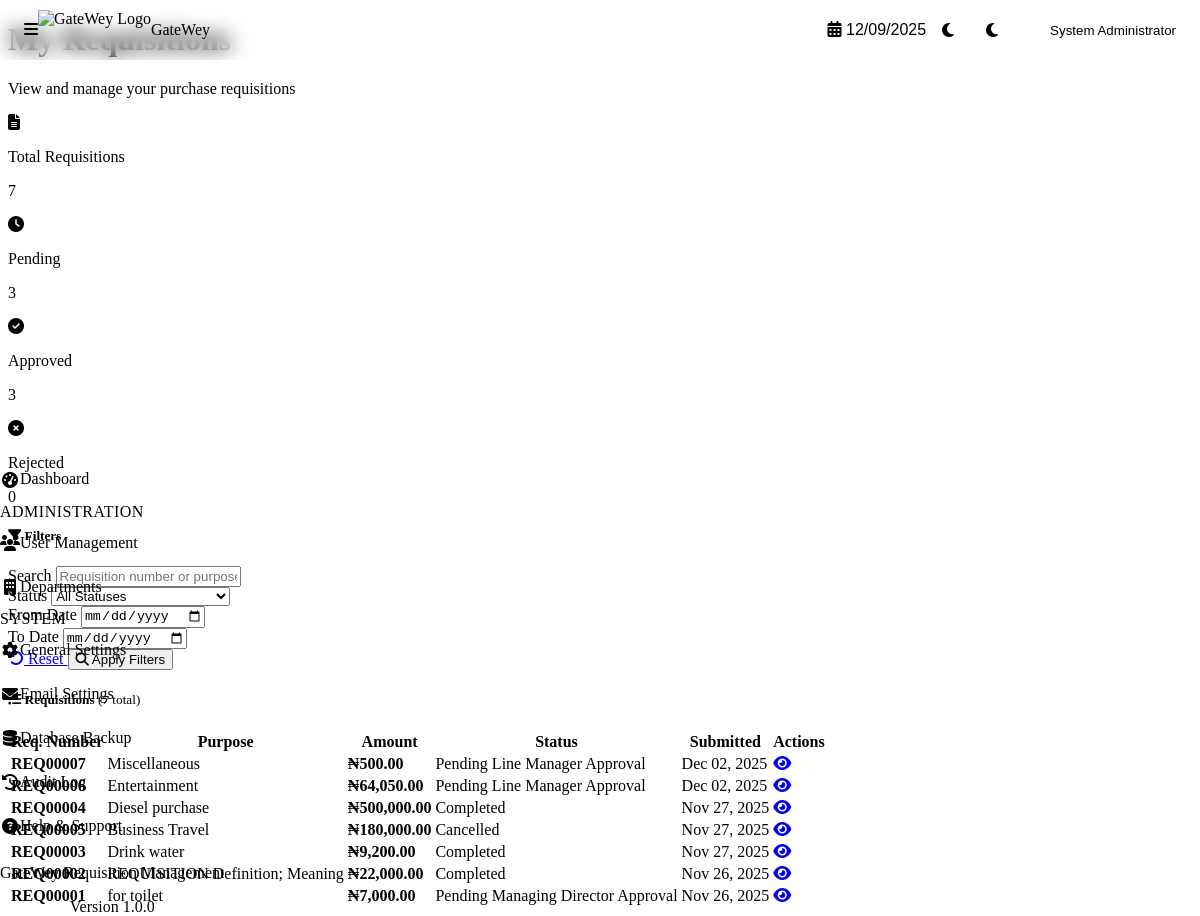
/requisitions/list.php (signed in), run on an earlier commit of the app's database.
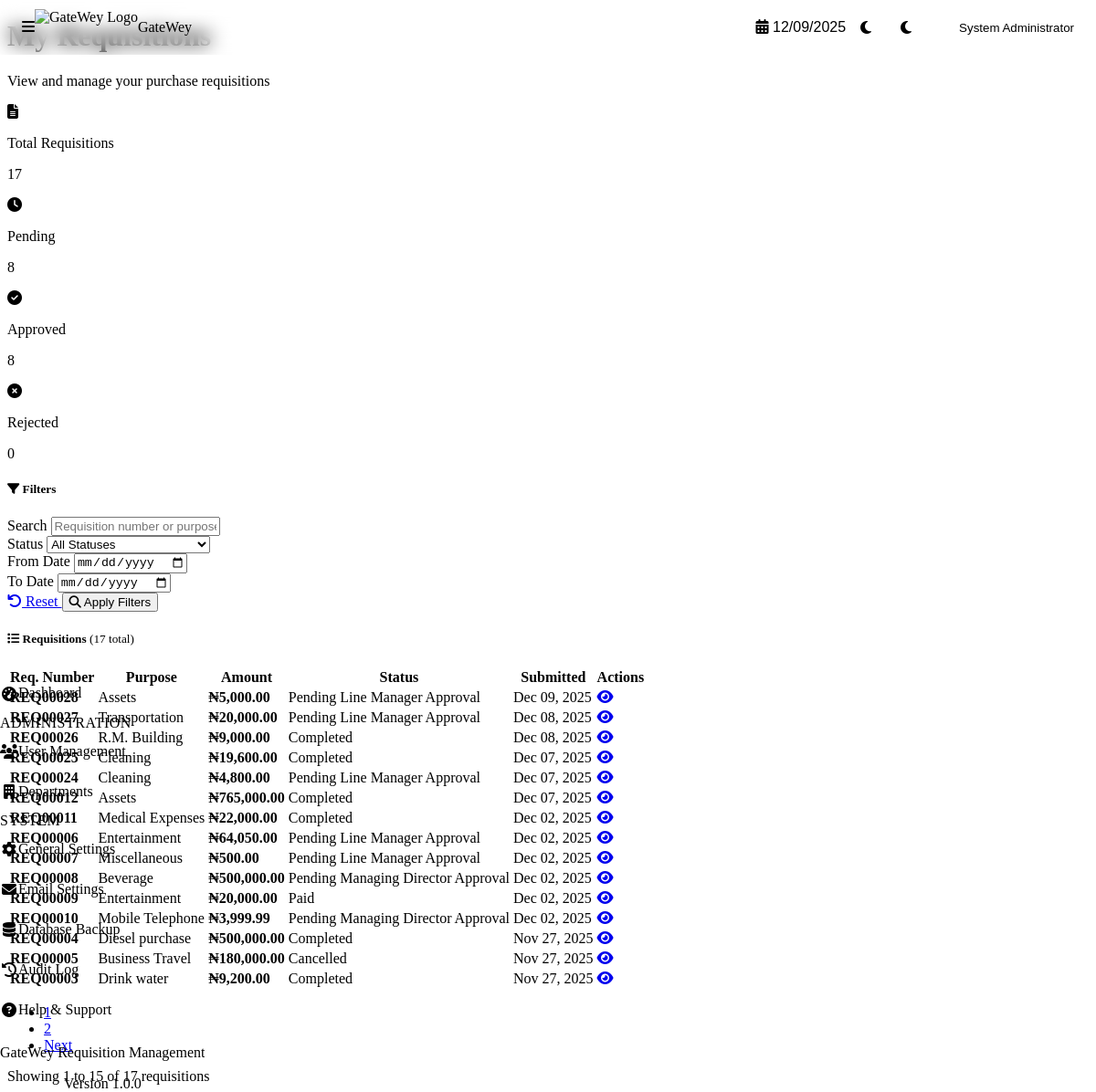
And on a later commit of the database.
### tables this page shows
CREATE TABLE `requisitions` (
  `id` int NOT NULL,
  `requisition_number` varchar(50) NOT NULL,
  `user_id` int NOT NULL,
  `department_id` int NOT NULL,
  `purpose` text NOT NULL,
  `description` text COMMENT 'Additional information or notes about the requisition',
  `total_amount` decimal(15,2) NOT NULL,
  `status` enum('draft','pending_line_manager','pending_md','pending_finance_manager','approved_for_payment','paid','completed','rejected','cancelled') NOT NULL DEFAULT 'draft',
  `current_approver_id` int DEFAULT NULL,
  `rejection_reason` text,
  `rejected_by_id` int DEFAULT NULL,
  `rejected_at` timestamp NULL DEFAULT NULL,
  `payment_date` timestamp NULL DEFAULT NULL,
  `payment_method` varchar(50) DEFAULT NULL,
  `payment_reference` varchar(100) DEFAULT NULL,
  `payment_notes` text,
  `receipt_uploaded` tinyint(1) DEFAULT '0',
  `receipt_uploaded_at` timestamp NULL DEFAULT NULL,
  `is_draft` tinyint(1) DEFAULT '0',
  `created_at` timestamp NOT NULL DEFAULT CURRENT_TIMESTAMP,
  `updated_at` timestamp NOT NULL DEFAULT CURRENT_TIMESTAMP ON UPDATE CURRENT_TIMESTAMP,
  `submitted_at` timestamp NULL DEFAULT NULL,
  `paid_by` int DEFAULT NULL,
  `receipt_file_path` varchar(500) DEFAULT NULL,
  `receipt_file_name` varchar(255) DEFAULT NULL,
  `receipt_notes` text
);

### requisitions/list.php (the view, shortened to what the changed rows need)
<?php
require_once __DIR__ . '/../config/config.php';
$requisition = new Requisition();
$filters = [
    'status' => $_GET['status'] ?? '',
    'date_from' => $_GET['date_from'] ?? '',
    'date_to' => $_GET['date_to'] ?? '',
    'search' => $_GET['search'] ?? ''
];
$page = isset($_GET['page']) && is_numeric($_GET['page']) ? (int)$_GET['page'] : 1;
$perPage = 15;
$result = $requisition->getForUser($filters, $page, $perPage);
$requisitions = $result['requisitions'] ?? [];
$pagination = $result['pagination'] ?? [];
$stats = $requisition->getStatistics();
?>
<?php include __DIR__ . '/../includes/header.php'; ?>
<div class="content-header">
    <div class="d-flex justify-content-between align-items-center mb-4">
        <div>
            <h1 class="content-title">My Requisitions</h1>
        </div>
    </div>
</div>
<div class="stats-grid">
    <div class="stat-card">
        <div class="stat-content">
            <p class="stat-label">Total Requisitions</p>
            <p class="stat-value"><?php echo number_format($stats['total'] ?? 0); ?></p>
        </div>
    </div>
    <div class="stat-card">
        <div class="stat-content">
            <p class="stat-label">Pending</p>
            <p class="stat-value"><?php echo number_format($stats['pending'] ?? 0); ?></p>
        </div>
    </div>
    <div class="stat-card">
        <div class="stat-content">
            <p class="stat-label">Approved</p>
            <p class="stat-value"><?php echo number_format($stats['approved'] ?? 0); ?></p>
        </div>
    </div>
    <div class="stat-card">
        <div class="stat-content">
            <p class="stat-label">Rejected</p>
            <p class="stat-value"><?php echo number_format($stats['rejected'] ?? 0); ?></p>
        </div>
    </div>
</div>
<div class="card mt-4">
    <div class="card-header">
        <h5 class="card-title mb-0">
            <i class="fas fa-list"></i> Requisitions
            <?php if (!empty($pagination['total_records'])): ?>
                <span style="color: var(--text-muted); font-weight: normal; font-size: var(--font-size-sm);">
                    (<?php echo number_format($pagination['total_records']); ?> total)
                </span>
            <?php endif; ?>
        </h5>
    </div>
    <div class="card-body">
        <?php if (empty($requisitions)): ?>
            <div class="empty-state">
                <div class="empty-state-icon">
                    <i class="fas fa-inbox"></i>
                </div>
                <p class="empty-state-text">No requisitions found</p>
                <?php if (can_user_raise_requisition()): ?>
                    <a href="create.php" class="btn btn-primary mt-3">
                        <i class="fas fa-plus"></i> Create Your First Requisition
                    </a>
                <?php endif; ?>
            </div>
        <?php else: ?>
            <div class="table-responsive">
                <table class="table">
                    <thead>
                        <tr>
                            <th>Req. Number</th>
                            <th>Purpose</th>
                            <th>Amount</th>
                            <th>Status</th>
                            <th>Submitted</th>
                            <th>Actions</th>
                        </tr>
                    </thead>
                    <tbody>
                        <?php
usort($requisitions, function ($a, $b) {
    $timeA = $a['submitted_at'] ? strtotime($a['submitted_at']) : ($a['created_at'] ? strtotime($a['created_at']) : 0);
    $timeB = $b['submitted_at'] ? strtotime($b['submitted_at']) : ($b['created_at'] ? strtotime($b['created_at']) : 0);
    return $timeB - $timeA;
});
?>
                        <?php foreach ($requisitions as $req): ?>
                            <tr>
                                <td>
                                    <strong><?php echo htmlspecialchars($req['requisition_number']); ?></strong>
                                </td>
                                <td>
                                    <?php
                                    $purpose = htmlspecialchars($req['purpose']);
                                    echo strlen($purpose) > 50 ? substr($purpose, 0, 50) . '...' : $purpose;
                                    ?>
                                </td>
                                <td>
                                    <strong>₦<?php echo number_format((float)$req['total_amount'], 2); ?></strong>
                                </td>
                                <td>
                                    <?php echo get_status_badge($req['status']); ?>
                                </td>
                                <td>
                                    <?php
                                    if ($req['submitted_at']) {
                                        echo format_date($req['submitted_at'], 'M d, Y');
                                    } else {
                                        echo '<span style="color: var(--text-muted);">Not submitted</span>';
                                    }
                                    ?>
                                </td>
                                <td>
                                    <div class="btn-group">
                                        <a href="view.php?id=<?php echo $req['id']; ?>" class="btn btn-sm btn-ghost" title="View">
                                            <i class="fas fa-eye"></i>
                                        </a>
                                    </div>
                                </td>
                            </tr>
                        <?php endforeach; ?>
                    </tbody>
                </table>
            </div>
            <?php if ($pagination['total_pages'] > 1): ?>
                <div class="pagination-container">
                    <nav aria-label="Page navigation">
                        <ul class="pagination">
                            <?php
                            $startPage = max(1, $pagination['current_page'] - 2);
                            $endPage = min($pagination['total_pages'], $pagination['current_page'] + 2);
                            for ($i = $startPage; $i <= $endPage; $i++):
                            ?>
                                <li class="page-item <?php echo $i == $pagination['current_page'] ? 'active' : ''; ?>">
                                    <a class="page-link" href="?page=<?php echo $i; ?><?php echo !empty($filters['status']) ? '&status=' . $filters['status'] : ''; ?><?php echo !empty($filters['search']) ? '&search=' . urlencode($filters['search']) : ''; ?><?php echo !empty($filters['date_from']) ? '&date_from=' . $filters['date_from'] : ''; ?><?php echo !empty($filters['date_to']) ? '&date_to=' . $filters['date_to'] : ''; ?>">
                                        <?php echo $i; ?>
                                    </a>
                                </li>
                            <?php endfor; ?>
                            <?php if ($pagination['current_page'] < $pagination['total_pages']): ?>
                                <li class="page-item">
                                    <a class="page-link" href="?page=<?php echo $pagination['current_page'] + 1; ?><?php echo !empty($filters['status']) ? '&status=' . $filters['status'] : ''; ?><?php echo !empty($filters['search']) ? '&search=' . urlencode($filters['search']) : ''; ?><?php echo !empty($filters['date_from']) ? '&date_from=' . $filters['date_from'] : ''; ?><?php echo !empty($filters['date_to']) ? '&date_to=' . $filters['date_to'] : ''; ?>">
                                        Next
                                    </a>
                                </li>
                            <?php endif; ?>
                        </ul>
                    </nav>
                    <div class="pagination-info">
                        Showing <?php echo (($pagination['current_page'] - 1) * $pagination['per_page']) + 1; ?>
                        to <?php echo min($pagination['current_page'] * $pagination['per_page'], $pagination['total_records']); ?>
                        of <?php echo $pagination['total_records']; ?> requisitions
                    </div>
                </div>
            <?php endif; ?>
        <?php endif; ?>
    </div>
</div>
<?php include __DIR__ . '/../includes/footer.php'; ?>

### config/constants.php (shortened to what the changed rows need)
<?php
function get_status_name($status) {
    $statuses = STATUS_NAMES;
    return $statuses[$status] ?? ucfirst(str_replace('_', ' ', $status));
}
function get_status_color($status) {
    $colors = STATUS_COLORS;
    return $colors[$status] ?? 'secondary';
}
function format_date($date, $format = DISPLAY_DATE_FORMAT) {
    try {
        $dateTime = new DateTime($date);
        return $dateTime->format($format);
    } catch (Exception $e) {
        return 'Invalid Date';
    }
}
function get_status_badge($status) {
    $name = get_status_name($status);
    $color = get_status_color($status);
    return '<span class="badge badge-' . $color . '">' . htmlspecialchars($name) . '</span>';
}

What changed in the data, as far as the page shows it:
no longer on this page (row unchanged): requisitions: requisition_number "REQ00002", purpose "REQUISITION Definition; Meaning", total_amount "22,000.00", status "Completed", submitted_at "Nov 26, 2025"
no longer on this page (row unchanged): requisitions: requisition_number "REQ00001", purpose "for toilet", total_amount "7,000.00", status "Pending Managing Director Approval", submitted_at "Nov 26, 2025"
added requisitions: id "8", is_draft "0", requisition_number "REQ00008", purpose "Beverage", total_amount "500,000.00", status "Pending Managing Director Approval", submitted_at "Dec 02, 2025"
added requisitions: requisition_number "REQ00028", purpose "Assets", total_amount "5,000.00", status "Pending Line Manager Approval", submitted_at "Dec 09, 2025"
added requisitions: requisition_number "REQ00027", purpose "Transportation", total_amount "20,000.00", status "Pending Line Manager Approval", submitted_at "Dec 08, 2025"
added requisitions: requisition_number "REQ00026", purpose "R.M. Building", total_amount "9,000.00", status "Completed", submitted_at "Dec 08, 2025"
added requisitions: requisition_number "REQ00025", purpose "Cleaning", total_amount "19,600.00", status "Completed", submitted_at "Dec 07, 2025"
added requisitions: requisition_number "REQ00024", purpose "Cleaning", total_amount "4,800.00", status "Pending Line Manager Approval", submitted_at "Dec 07, 2025"
added requisitions: requisition_number "REQ00012", purpose "Assets", total_amount "765,000.00", status "Completed", submitted_at "Dec 07, 2025"
added requisitions: requisition_number "REQ00011", purpose "Medical Expenses", total_amount "22,000.00", status "Completed", submitted_at "Dec 02, 2025"
changed requisitions "REQ00006": moves up the list
added requisitions: requisition_number "REQ00009", purpose "Entertainment", total_amount "20,000.00", status "Paid", submitted_at "Dec 02, 2025"
added requisitions: requisition_number "REQ00010", purpose "Mobile Telephone", total_amount "3,999.99", status "Pending Managing Director Approval", submitted_at "Dec 02, 2025"
Also different on the page:
$stats['total']: "7" → "17"
$pagination['total_records']: "7" → "17"
$pagination['total_records']: (not shown) → "17"
$stats['pending']: "3" → "8"
$stats['approved']: "3" → "8"
new list line: "1"
new list line: "2"
text now shown: "Next Showing 1 to 15 of requisitions"
